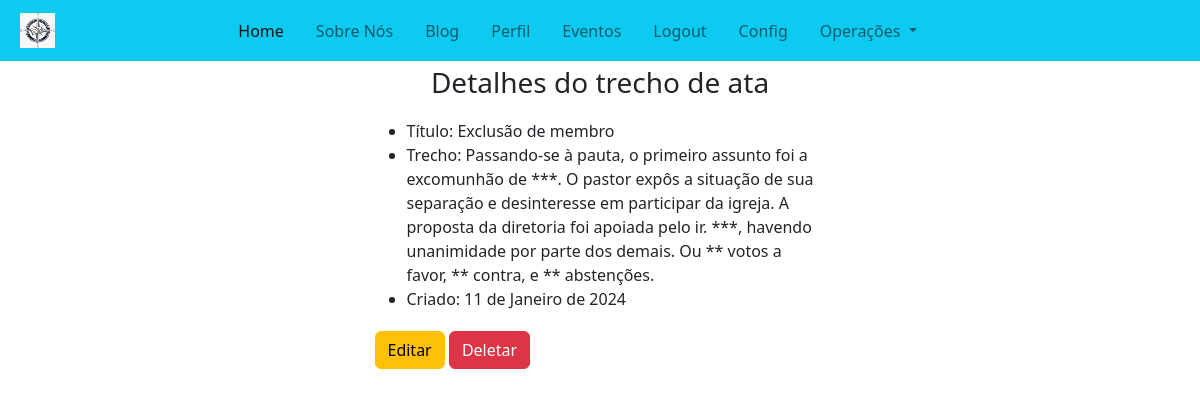
Screenshot of /secretarial/excerpt/1 (signed in) with the database file from the repository.
### secretarial/models/minute_excerpts_model.py (models this page shows, shortened)
class MinuteExcerptsModel(BaseModel):
    title = models.CharField(max_length=100)
    excerpt = models.CharField(max_length=1000)
    times_used = models.IntegerField(default=1)
    class Meta:
        verbose_name = "Trecho de Atas"
        verbose_name_plural = "Trechos de Atas"

### secretarial/views/excerpt_detail_view.py (the view)
# urls.py: path("excerpt/<int:pk>", ExcerptDetailView.as_view(), name="excerpt-detail"),
class ExcerptDetailView(PermissionRequiredMixin, DetailView):
    permission_required = "secretarial.add_meetingminutemodel"
    model = MinuteExcerptsModel
    template_name = 'secretarial/excerpt_detail.html'
    context_object_name = 'excerpt'

### core/core_context_processor.py (called while the page is built)
def context_user_data(request):
    file_path = find("json/church_info.json")
    church_info = {}
    try:
        with open(file_path, "r") as file:
            church_info = json.load(file)
    except FileNotFoundError:
        print("Erro: File not found")
    if request.user.is_authenticated:
        user = CustomUser.objects.get(pk=request.user.id)
        return {
            "user": user,
            "church_info": church_info,
        }
    else:
        return {"church_info": church_info}

### secretarial/templates/secretarial/excerpt_detail.html
{% extends 'core/base.html' %} {% block content %}
{% load static %}
<div class="container">
  <div class="container text-center">
    <p class="fs-3 fw-light">Detalhes do trecho de ata</p>
  </div>
  <div class="row justify-content-center">
    <div class="col-5">
  <ul>
    <li>Título: {{ excerpt.title }}</li>
    <li>Trecho: {{ excerpt.excerpt|safe }}</li>
    <li>Criado: {{ excerpt.created }}</li>
  </ul>
  <div class="row">
    <div class="grid">
      <a href="{% url 'secretarial:excerpt-update-form' excerpt.id %}" class="grid-item btn btn-warning my-1">Editar</a>
      <a href="{% url 'secretarial:delete-excerpt' excerpt.id %}" class="grid-item btn btn-danger my-1">Deletar</a>
    </div>
  </div>
    </div>
  </div>
</div>
{% endblock %}

### rows the page displays
MinuteExcerptsModel: title "Exclusão de membro", excerpt "Passando-se à pauta, o primeiro assunto foi a excomunhão de ***. O pastor expôs a situação de sua separação e desinteresse em participar da igreja. A proposta da diretoria foi apoiada pelo ir. ***, havendo unanimidade por parte dos demais. Ou ** votos a favor, ** contra, e ** abstenções.", created "11 de Janeiro de 2024"
